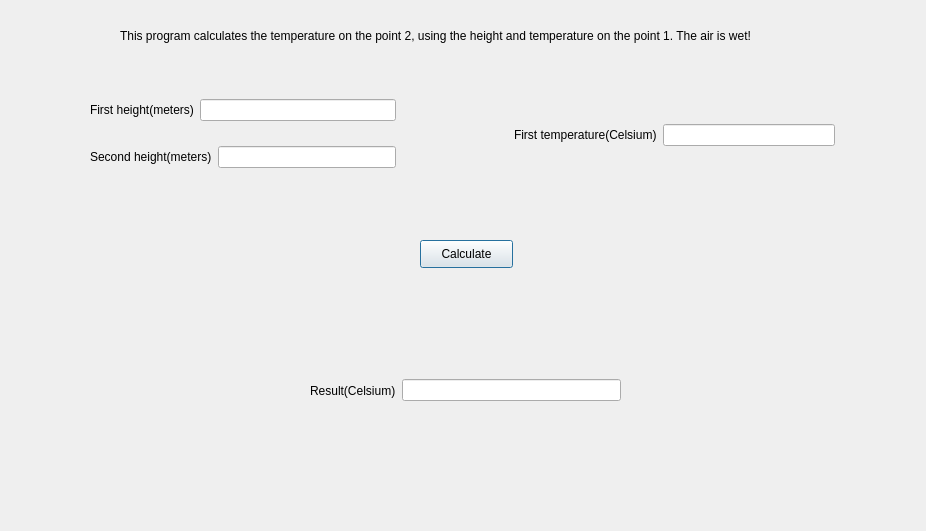
<?xml version="1.0" encoding="UTF-8"?>
<ui version="4.0">
 <class>TempOnTheHeight</class>
 <widget class="QDialog" name="TempOnTheHeight">
  <property name="geometry">
   <rect>
    <x>0</x>
    <y>0</y>
    <width>926</width>
    <height>531</height>
   </rect>
  </property>
  <property name="windowTitle">
   <string>TempOnTheHeight</string>
  </property>
  <widget class="QWidget" name="layoutWidget">
   <property name="geometry">
    <rect>
     <x>310</x>
     <y>330</y>
     <width>311</width>
     <height>121</height>
    </rect>
   </property>
   <layout class="QHBoxLayout" name="horizontalLayout_3">
    <item>
     <widget class="QLabel" name="label_3">
      <property name="text">
       <string>Result(Celsium)</string>
      </property>
     </widget>
    </item>
    <item>
     <widget class="QLineEdit" name="lineEdit_result"/>
    </item>
   </layout>
  </widget>
  <widget class="QWidget" name="layoutWidget_2">
   <property name="geometry">
    <rect>
     <x>90</x>
     <y>80</y>
     <width>306</width>
     <height>109</height>
    </rect>
   </property>
   <layout class="QVBoxLayout" name="verticalLayout">
    <item>
     <layout class="QHBoxLayout" name="horizontalLayout">
      <item>
       <widget class="QLabel" name="label">
        <property name="text">
         <string>First height(meters)</string>
        </property>
       </widget>
      </item>
      <item>
       <widget class="QLineEdit" name="lineEdit_height_1"/>
      </item>
     </layout>
    </item>
    <item>
     <layout class="QHBoxLayout" name="horizontalLayout_2">
      <item>
       <widget class="QLabel" name="label_2">
        <property name="text">
         <string>Second height(meters)</string>
        </property>
       </widget>
      </item>
      <item>
       <widget class="QLineEdit" name="lineEdit_height_2"/>
      </item>
     </layout>
    </item>
   </layout>
  </widget>
  <widget class="QPushButton" name="Calculate_temp">
   <property name="geometry">
    <rect>
     <x>420</x>
     <y>240</y>
     <width>93</width>
     <height>28</height>
    </rect>
   </property>
   <property name="text">
    <string>Calculate</string>
   </property>
  </widget>
  <widget class="QLabel" name="label_6">
   <property name="geometry">
    <rect>
     <x>120</x>
     <y>10</y>
     <width>691</width>
     <height>51</height>
    </rect>
   </property>
   <property name="text">
    <string>This program calculates the temperature on the point 2, using the height and temperature on the point 1. The air is wet!</string>
   </property>
  </widget>
  <widget class="QWidget" name="">
   <property name="geometry">
    <rect>
     <x>514</x>
     <y>80</y>
     <width>321</width>
     <height>111</height>
    </rect>
   </property>
   <layout class="QVBoxLayout" name="verticalLayout_2">
    <item>
     <layout class="QHBoxLayout" name="horizontalLayout_4">
      <item>
       <widget class="QLabel" name="label_4">
        <property name="text">
         <string>First temperature(Celsium)</string>
        </property>
       </widget>
      </item>
      <item>
       <widget class="QLineEdit" name="lineEdit_temp_1"/>
      </item>
     </layout>
    </item>
   </layout>
  </widget>
 </widget>
 <resources/>
 <connections/>
</ui>
